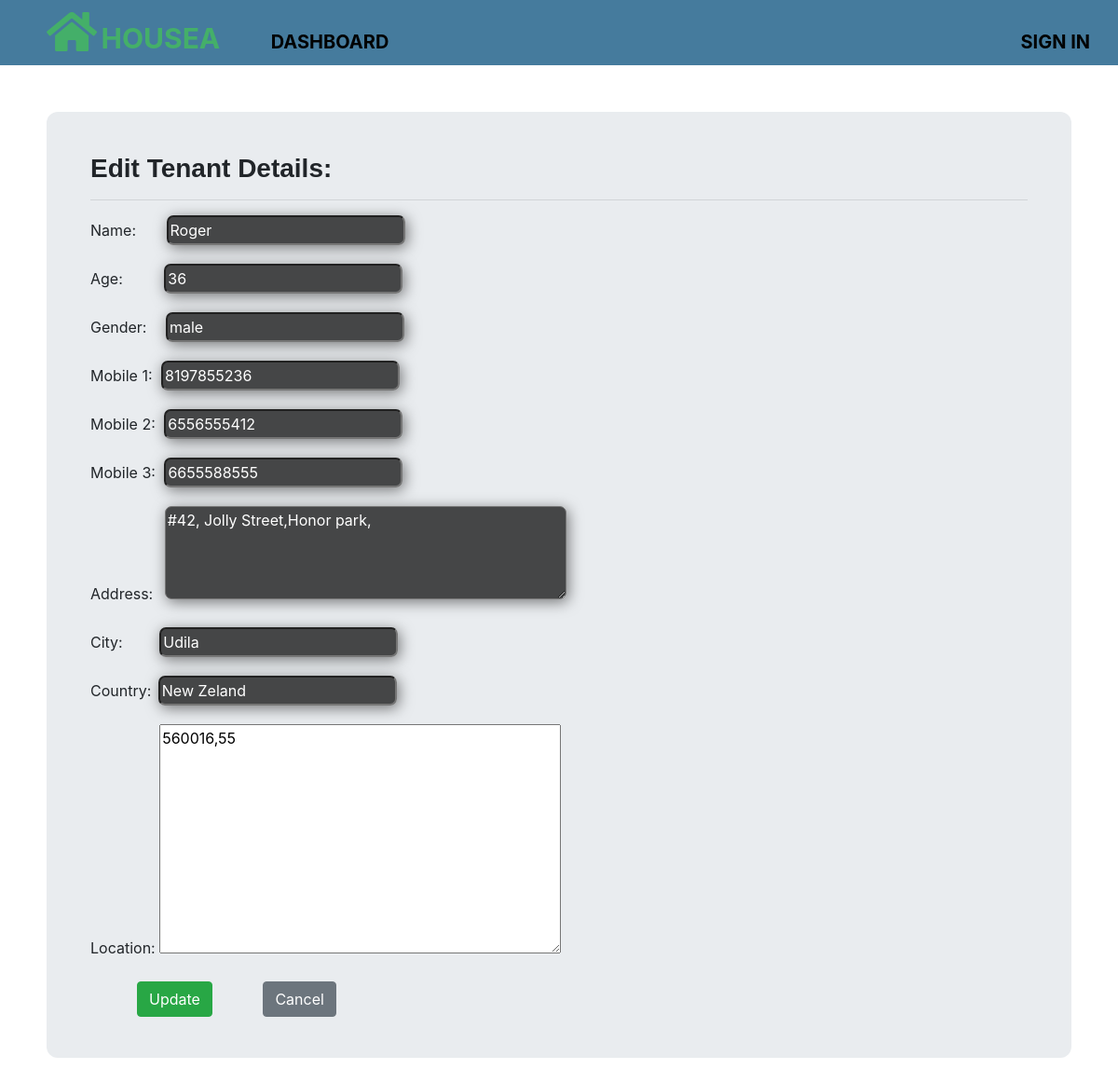
Screenshot of /tenant/1/roger/edit/ with the database file from the repository.
### housea/models.py (models this page shows, shortened)
class Tenant(models.Model):
    GENDER_CHOICE={
        ('male','Male'), ('female','Female')
    }
    name = models.CharField(max_length=40,unique=True)
    age = models.CharField(max_length=2)
    gender = models.CharField(max_length=20, choices=GENDER_CHOICE, default= 'male' )
    slug = models.SlugField(max_length=60)
    mobile_1 = models.CharField(max_length=12,unique=True)
    mobile_2 = models.CharField(max_length=12,unique=True)
    mobile_3 = models.CharField(max_length=12,unique=True)
    address = models.TextField(max_length=200)
    city = models.CharField(max_length=30)
    country = models.CharField(max_length = 30)
    created_on = models.DateTimeField(default = timezone.now)
    location = GeopositionField()

### housea/views.py (the view)
# urls.py: path('tenant/<int:id>/<str:slug>/edit/',views.EditTenant.as_view(),name='tenant-edit'),
class EditTenant(UpdateView):
    model = Tenant
    form_class = TenantEditForm
    template_name = 'housea/tenant_edit.html'

### housea/forms.py
class TenantEditForm(forms.ModelForm):
    name = forms.CharField(widget=forms.TextInput(attrs={'id':'e-name'}));
    age = forms.CharField(widget=forms.TextInput(attrs={'id':'e-age','type':'number'}));
    gender = forms.CharField(widget=forms.TextInput(attrs={'id':'e-gender'}));
    mobile_1 = forms.CharField(widget=forms.TextInput(attrs={'id':'e-num1','type':'number'}));
    mobile_2 = forms.CharField(widget=forms.TextInput(attrs={'id':'e-num2','type':'number'}));
    mobile_3 = forms.CharField(widget=forms.TextInput(attrs={'id':'e-num3','type':'number'}));
    address = forms.CharField(widget=forms.Textarea(attrs={'id':'e-address'}));
    city = forms.CharField(widget=forms.TextInput(attrs={'id':'e-city'}));
    country = forms.CharField(widget=forms.TextInput(attrs={'id':'e-country'}));
    class Meta:
        model = Tenant
        fields = ['name','age','gender','mobile_1','mobile_2','mobile_3','address','city','country','location']

### housea/templates/housea/tenant_edit.html (shortened to what this page needs)
{% extends 'housea/base.html' %}
{% block content %}
  <div class="jumbotron" id="edit-jumb">
    <div class="container">
      <h3>Edit Tenant Details:</h3>
      <hr>
      <form method="POST">
        <fieldset class="post-edit-1" >
          {{ form.as_p }}
          <div class="submit-edit-form">
            <button type="submit" class="btn btn-success" name="button">Update</button>
            <a id="edit-cancel" class="btn btn-secondary" href="{% url 'tenant-detail' object.id object.slug %}">Cancel</a>
          </div>
        </fieldset>
      </form>
    </div>
  </div>
{% endblock %}

### housea/static/housea/main.css (style rules this page uses)
body { margin: 0; padding: 0; }
#edit-jumb { margin:50px 50px; border-radius: 12px; }
#edit-jumb .container { margin:-20px 0px; }
#edit-jumb .container h3 { font-family: sans-serif; font-weight: bold; }
#e-name, #e-age ,#e-num1, #e-gender, #e-num2, #e-num3, #e-address, #e-city, #e-country { border-radius: 7px; background-color: transparent; background: rgba(0,0,0,0.7); color:white; padding: 2px 2px; transition: 0.3s; box-shadow: 2px 3px 15px rgba(0,0,0,0.5); }
#e-name { margin-left: 28px; }
#e-age { margin-left: 40px; }
#e-gender { margin-left: 16px; }
#e-city { margin-left: 35px; }
#e-country { margin-left: 3px; }
#e-num1, #e-num2, #e-num3 { margin-left: 5px; }
#e-address { height: 100px; margin-left: 8px; }
#edit-cancel { margin-left: 50px; }
.submit-edit-form { margin-left: 50px; }

### rows the page displays
Tenant: name "Roger", age "36", gender "male", mobile_1 "8197855236", mobile_2 "6556555412", mobile_3 "6655588555", address "#42, Jolly Street,Honor park,", city "Udila", country "New Zeland", location "560016,55"
